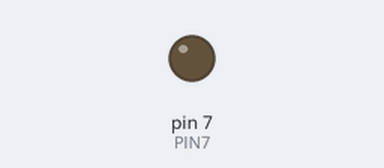
This sketch was run on a simulated Arduino Uno, built with avr-gcc and run on an emulated ATmega328P. Shown: output pins drawn as LEDs (lit = HIGH). Dashed ring = blinking. At 2.0 s the program stops and its outputs stay as they are.

Above: at 0.5 s.
At 1.85 s:
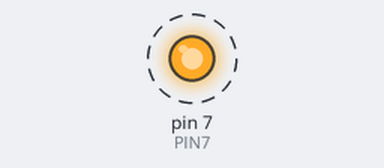
Timing chart, 0 to 3.0 s (numbered marks = the images above):
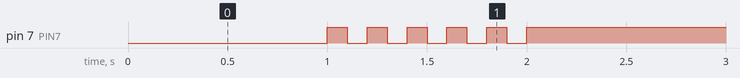

The sketch:

05_practice_2.ino
```cpp
#define PIN7 7

void setup() {
  // put your setup code here, to run once:
  pinMode(PIN7, OUTPUT);
}

void loop() {
  // put your main code here, to run repeatedly:
  digitalWrite(PIN7, LOW);
  delay(1000);
  for (int i=0;i<=4;i++) //5회 반복
  {
    digitalWrite(PIN7, HIGH);
    delay(100);
    digitalWrite(PIN7, LOW);
    delay(100);
  }
  digitalWrite(PIN7, HIGH);
  while(1){} //infinite loop
}
```

Measured:
- by itself, pin 7 (PIN7): alternates HIGH for 0.10 s and LOW for 0.10 s, 11 changes in all, then stays HIGH
